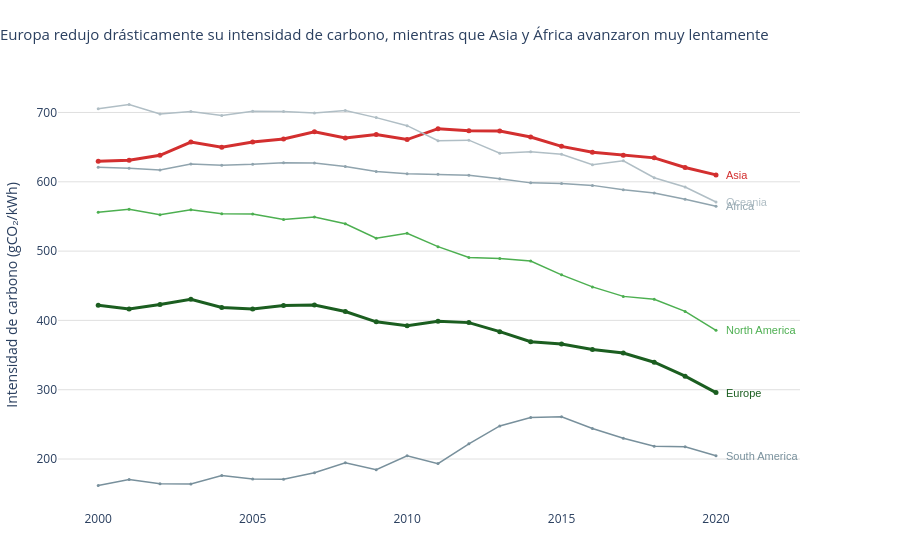

Here is the notebook cell this chart was saved with:
### Markdown cell above
### Pregunta 2: Trayectoria regional

### Code cell
df_reg = final_dataset[final_dataset['is_region']].copy()
reg_2000 = df_reg[df_reg['year'] == 2000][['country', 'carbon_intensity_elec']]
reg_2020 = df_reg[df_reg['year'] == 2020][['country', 'carbon_intensity_elec']]
reg_delta = pd.merge(reg_2000, reg_2020, on='country', suffixes=('_2000', '_2020'))
reg_delta['reduction'] = reg_delta['carbon_intensity_elec_2000'] - reg_delta['carbon_intensity_elec_2020']
print('Reducción de intensidad de carbono (gCO2/kWh) por región:')
print(reg_delta.sort_values(by='reduction', ascending=False).to_string(index=False))

fig = go.Figure()
regions = ['Europe', 'North America', 'Asia', 'South America', 'Africa', 'Oceania']
colors_map = {
    'Europe': '#1B5E20',
    'North America': '#4CAF50',
    'Asia': '#D32F2F',
    'South America': '#78909C',
    'Africa': '#90A4AE',
    'Oceania': '#B0BEC5'
}

for r in regions:
    data = df_reg[df_reg['country'] == r].sort_values(by='year')
    fig.add_trace(go.Scatter(
        x=data['year'],
        y=data['carbon_intensity_elec'],
        mode='lines+markers',
        name=r,
        line=dict(color=colors_map[r], width=3 if r in ['Europe', 'Asia'] else 1.5),
        marker=dict(size=5 if r in ['Europe', 'Asia'] else 3)
    ))
    last_row = data.iloc[-1]
    fig.add_annotation(
        x=last_row['year'],
        y=last_row['carbon_intensity_elec'],
        text=r,
        showarrow=False,
        xanchor='left',
        xshift=8,
        font=dict(color=colors_map[r], size=11, family='Arial')
    )

fig.update_layout(
    plot_bgcolor='white',
    title_text='Europa redujo drásticamente su intensidad de carbono, mientras que Asia y África avanzaron muy lentamente',
    title_x=0.0,
    title_font_size=15,
    margin=dict(l=50, r=100, t=80, b=50),
    xaxis=dict(showgrid=False, tickmode='linear', tick0=2000, dtick=5),
    yaxis=dict(showgrid=True, gridcolor='#E0E0E0', title='Intensidad de carbono (gCO₂/kWh)'),
    showlegend=False
)
fig.show()

### Figure 1 — Plotly figure (JSON) as saved in the notebook; plotly's stock layout.template omitted (floating-point values rounded to 4 significant figures)
{"data": [{"line": {"color": "#1B5E20", "width": 3}, "marker": {"size": 5}, "mode": "lines+markers", "name": "Europe", "type": "scatter", "x": [2000, 2001, 2002, 2003, 2004, 2005, 2006, 2007, 2008, 2009, 2010, 2011, 2012, 2013, 2014, 2015, 2016, 2017, 2018, 2019, 2020], "y": [422.0, 416.5, 423.1, 430.5, 418.6, 416.4, 421.3, 422.3, 412.8, 398.0, 392.4, 398.6, 396.8, 383.8, 369.3, 366.0, 358.1, 353.0, 339.7, 319.5, 295.8]}, {"line": {"color": "#4CAF50", "width": 1.5}, "marker": {"size": 3}, "mode": "lines+markers", "name": "North America", "type": "scatter", "x": [2000, 2001, 2002, 2003, 2004, 2005, 2006, 2007, 2008, 2009, 2010, 2011, 2012, 2013, 2014, 2015, 2016, 2017, 2018, 2019, 2020], "y": [555.9, 560.5, 552.5, 559.8, 553.8, 553.5, 545.8, 549.2, 539.4, 518.7, 525.7, 506.4, 490.8, 489.3, 485.7, 465.8, 448.3, 434.7, 430.5, 413.0, 385.6]}, {"line": {"color": "#D32F2F", "width": 3}, "marker": {"size": 5}, "mode": "lines+markers", "name": "Asia", "type": "scatter", "x": [2000, 2001, 2002, 2003, 2004, 2005, 2006, 2007, 2008, 2009, 2010, 2011, 2012, 2013, 2014, 2015, 2016, 2017, 2018, 2019, 2020], "y": [629.8, 631.1, 638.2, 657.3, 649.9, 657.3, 661.6, 672.3, 663.3, 668.3, 660.9, 676.6, 673.8, 673.2, 664.5, 651.1, 642.7, 638.3, 634.5, 620.6, 609.9]}, {"line": {"color": "#78909C", "width": 1.5}, "marker": {"size": 3}, "mode": "lines+markers", "name": "South America", "type": "scatter", "x": [2000, 2001, 2002, 2003, 2004, 2005, 2006, 2007, 2008, 2009, 2010, 2011, 2012, 2013, 2014, 2015, 2016, 2017, 2018, 2019, 2020], "y": [161.8, 170.6, 164.3, 163.9, 176.1, 171.3, 170.8, 180.1, 194.4, 184.4, 204.5, 193.3, 221.9, 247.7, 259.9, 260.9, 244.0, 230.0, 218.3, 217.7, 204.6]}, {"line": {"color": "#90A4AE", "width": 1.5}, "marker": {"size": 3}, "mode": "lines+markers", "name": "Africa", "type": "scatter", "x": [2000, 2001, 2002, 2003, 2004, 2005, 2006, 2007, 2008, 2009, 2010, 2011, 2012, 2013, 2014, 2015, 2016, 2017, 2018, 2019, 2020], "y": [621.1, 619.7, 617.1, 625.7, 623.9, 625.1, 627.5, 627.2, 622.0, 614.8, 611.5, 611.0, 609.6, 604.4, 598.4, 597.5, 594.8, 588.6, 583.9, 574.9, 564.7]}, {"line": {"color": "#B0BEC5", "width": 1.5}, "marker": {"size": 3}, "mode": "lines+markers", "name": "Oceania", "type": "scatter", "x": [2000, 2001, 2002, 2003, 2004, 2005, 2006, 2007, 2008, 2009, 2010, 2011, 2012, 2013, 2014, 2015, 2016, 2017, 2018, 2019, 2020], "y": [705.2, 711.5, 697.9, 701.4, 695.6, 701.9, 701.6, 699.1, 702.8, 692.6, 681.0, 659.3, 660.1, 641.2, 643.5, 639.7, 624.6, 630.4, 605.9, 592.5, 570.8]}], "layout": {"annotations": [{"font": {"color": "#1B5E20", "family": "Arial", "size": 11}, "showarrow": false, "text": "Europe", "x": 2020, "xanchor": "left", "xshift": 8, "y": 295.8}, {"font": {"color": "#4CAF50", "family": "Arial", "size": 11}, "showarrow": false, "text": "North America", "x": 2020, "xanchor": "left", "xshift": 8, "y": 385.6}, {"font": {"color": "#D32F2F", "family": "Arial", "size": 11}, "showarrow": false, "text": "Asia", "x": 2020, "xanchor": "left", "xshift": 8, "y": 609.9}, {"font": {"color": "#78909C", "family": "Arial", "size": 11}, "showarrow": false, "text": "South America", "x": 2020, "xanchor": "left", "xshift": 8, "y": 204.6}, {"font": {"color": "#90A4AE", "family": "Arial", "size": 11}, "showarrow": false, "text": "Africa", "x": 2020, "xanchor": "left", "xshift": 8, "y": 564.7}, {"font": {"color": "#B0BEC5", "family": "Arial", "size": 11}, "showarrow": false, "text": "Oceania", "x": 2020, "xanchor": "left", "xshift": 8, "y": 570.8}], "margin": {"b": 50, "l": 50, "r": 100, "t": 80}, "plot_bgcolor": "white", "showlegend": false, "title": {"font": {"size": 15}, "text": "Europa redujo drásticamente su intensidad de carbono, mientras que Asia y África avanzaron muy lentamente", "x": 0.0}, "xaxis": {"dtick": 5, "showgrid": false, "tick0": 2000, "tickmode": "linear"}, "yaxis": {"gridcolor": "#E0E0E0", "showgrid": true, "title": {"text": "Intensidad de carbono (gCO₂/kWh)"}}}}
